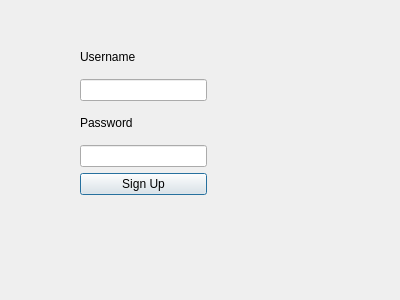
<?xml version="1.0" encoding="UTF-8"?>
<ui version="4.0">
 <class>signup</class>
 <widget class="QDialog" name="signup">
  <property name="geometry">
   <rect>
    <x>0</x>
    <y>0</y>
    <width>400</width>
    <height>300</height>
   </rect>
  </property>
  <property name="windowTitle">
   <string>Dialog</string>
  </property>
  <widget class="QWidget" name="layoutWidget">
   <property name="geometry">
    <rect>
     <x>80</x>
     <y>40</y>
     <width>127</width>
     <height>155</height>
    </rect>
   </property>
   <layout class="QVBoxLayout" name="verticalLayout">
    <item>
     <widget class="QLabel" name="label">
      <property name="text">
       <string>Username</string>
      </property>
     </widget>
    </item>
    <item>
     <widget class="QLineEdit" name="usernameEdit"/>
    </item>
    <item>
     <widget class="QLabel" name="label_2">
      <property name="text">
       <string>Password</string>
      </property>
     </widget>
    </item>
    <item>
     <widget class="QLineEdit" name="passwordEdit">
      <property name="echoMode">
       <enum>QLineEdit::EchoMode::Password</enum>
      </property>
     </widget>
    </item>
    <item>
     <widget class="QPushButton" name="signupBtn">
      <property name="text">
       <string>Sign Up</string>
      </property>
     </widget>
    </item>
   </layout>
  </widget>
 </widget>
 <resources/>
 <connections/>
</ui>
